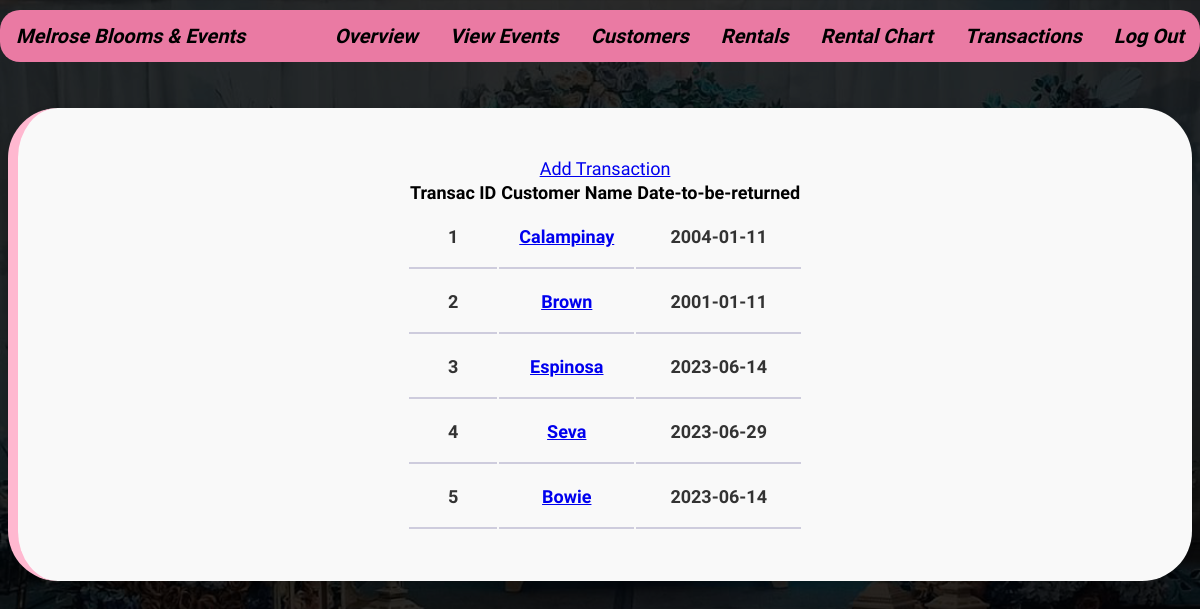
The app's page /index.php?page=test (signed in) with its own data.
### tables this page shows
CREATE TABLE `cart` (
  `cart_id` int(11) NOT NULL,
  `cust_id` int(11) NOT NULL,
  `date_rt` date NOT NULL,
  `cart_saved` int(11) NOT NULL
);

CREATE TABLE `customers` (
  `cust_id` int(11) NOT NULL,
  `cust_fname` varchar(50) NOT NULL,
  `cust_lname` varchar(50) NOT NULL,
  `cust_add` varchar(100) NOT NULL,
  `cust_type` varchar(50) NOT NULL,
  `cust_num` int(20) NOT NULL
);

### classes/cart.php (called while the page is built, shortened)
<?php
class Cart{
	private $DB_SERVER='localhost';
	private $DB_USERNAME='root';
	private $DB_PASSWORD='';
	private $DB_DATABASE='test3';
	private $conn;
	public function __construct(){
		$this->conn = new PDO("mysql:host=".$this->DB_SERVER.";dbname=".$this->DB_DATABASE,$this->DB_USERNAME,$this->DB_PASSWORD);
	}
	public function list_cart(){
		$sql="SELECT * FROM cart";
		$q = $this->conn->query($sql) or die("failed!");
		while($r = $q->fetch(PDO::FETCH_ASSOC)){
		$data[]=$r;
		}
		if(empty($data)){
		   return false;
		}else{
			return $data;
		}
	}
	function get_Lname($id){
		$sql="SELECT cust_lname FROM customers WHERE cust_id = :id";
		$q = $this->conn->prepare($sql);
		$q->execute(['id' => $id]);
		$clname = $q->fetchColumn();
		return $clname;
	}
	function get_Cust_id($id){
		$sql="SELECT cust_id FROM customers WHERE cust_id = :id";
		$q = $this->conn->prepare($sql);
		$q->execute(['id' => $id]);
		$cust_id = $q->fetchColumn();
		return $cust_id;
	}
}

### transac2-module/cart-read.php (the view, shortened to what this page needs)
<div id="proList">
<table id="tableP">
<a href="index.php?page=test&subpage=add"> Add Transaction<i></a></i>
<tr>
<th>Transac ID  </th><th>Customer Name  </th> <th>Date-to-be-returned  </th>
</tr>
<?php
$count = 1;
if($cart->list_cart() != false){
foreach($cart->list_cart() as $value){
   extract($value);
?>
      <tr>
        <td><?php echo $count;?></td>
        <td><a href="index.php?page=test&subpage=readC&id=<?php echo $cust_id;?>"><?php echo $cart->get_Lname($cart->get_Cust_id($cust_id));?></a></td>
        <td><?php echo $date_rt;?></td>
      </tr>
<?php
 $count++;
}
}else{
  echo "No Record Found.";
}
?>
</table>
</div>

### css/custom.css (style rules this page uses)
html { margin: 0; padding: 0; }
body { font-family: 'Assistant', sans-serif; font-size: 18px; background: url(../images/bg.png); background-size: cover; }
#proList { width: 900px; padding: 30px; margin: 0 auto; display: flex; flex-direction: column; justify-content: center; align-items: center; }
td { border-bottom: 2px solid #ceccdd; padding: 20px; text-align: center; background-color: #f9f9f9; font-size: 18px; color: #333; font-weight: bold; }

### records on screen
cart: cust.cust_lname "Calampinay", date_rt "2004-01-11"
cart: cust.cust_lname "Brown", date_rt "2001-01-11"
cart: cust.cust_lname "Espinosa", date_rt "2023-06-14"
cart: cust.cust_lname "Seva", date_rt "2023-06-29"
cart: cust.cust_lname "Bowie", date_rt "2023-06-14"
